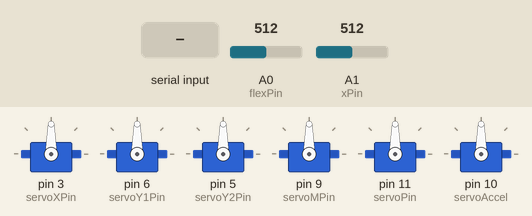
Simulated run of this sketch. Board: Arduino Uno, built with avr-gcc and run on an emulated ATmega328P. Parts: 6 × servo. The inputs (shaded band) are chosen by the test bench; at power-on: A0 (flexPin) = 512, A1 (xPin) = 512.

Above: at 1.2 s.
1.3 s: "90,45,200\n" received over Serial
At 4.12 s:
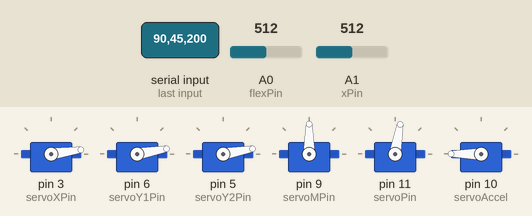
4.3 s: "30,150,10\n" received over Serial
At 4.8 s:
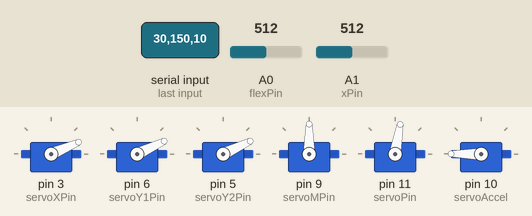
7.3 s: "5\n" received over Serial
At 10.1 s:
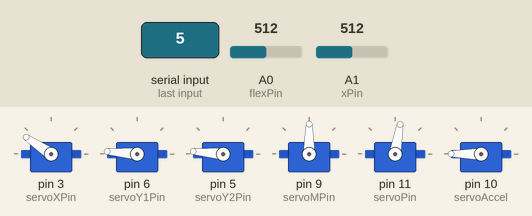
10.3 s: "90,45\n" received over Serial
At 10.78 s:
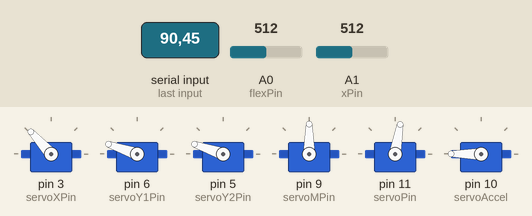
13.3 s: "30,150\n" received over Serial
16.3 s: "90\n" received over Serial
At 21.2 s:
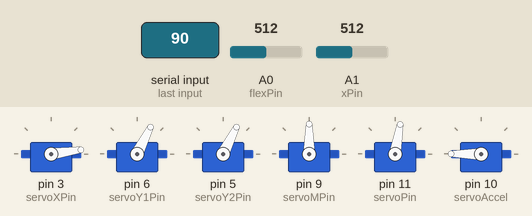
Timing chart, 0 to 21.9 s (numbered marks = the images above; inputs shaded):
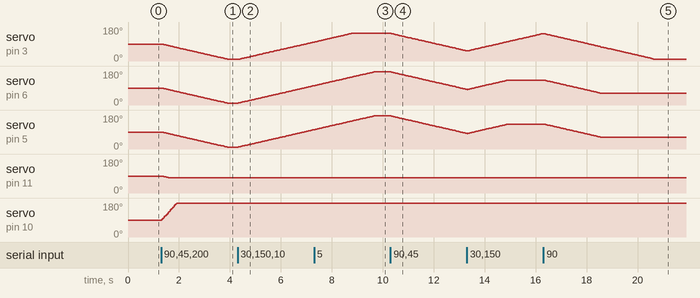

Measured:
- after the input at 1.3 s, servo on pin 3 (servoXPin): moves from 90° to 8° over 2.6 s, starting at once; servo on pin 6 (servoY1Pin): moves from 90° to 10° over 2.6 s, starting at once
- after the input at 4.3 s, servo on pin 3 (servoXPin): moves from 8° to 100° over 2.9 s, starting at once; servo on pin 6 (servoY1Pin), servo on pin 5 (servoY2Pin): moves from 10° to 102° over 2.9 s, starting at once
- after the input at 7.3 s, servo on pin 3 (servoXPin): goes on until 8.8 s, then stays 146°
- after the input at 10.3 s, servo on pin 3 (servoXPin): moves from 146° to 54° over 2.9 s, starting at once; servo on pin 6 (servoY1Pin), servo on pin 5 (servoY2Pin): moves from 175° to 83° over 2.9 s, starting at once
- after the input at 16.3 s, servo on pin 6 (servoY1Pin), servo on pin 5 (servoY2Pin): moves from 132° to 63° over 2.2 s, starting at once

The sketch:

ServosProjectArduino.ino
```cpp
#include <VarSpeedServo.h>  // Include the VarSpeedServo library

// Pins for Servo motors
const int servoXPin = 3;   // Replace with the pin connected to the servo motor for X direction
const int servoY1Pin = 6;  // Replace with the pin connected to the first servo motor for Y direction
const int servoY2Pin = 5;  // Replace with the pin connected to the second servo motor for Y direction
const int servoMPin = 9;
const int flexPin = A0;        // Analog input pin for the flex sensor
const int servoPin = 11;       // Digital pin for the servo control
const int xPin = A1;           // Connect X-axis output of ADXL335 to analog pin A1

// Servo objects
VarSpeedServo servoX;      // Use VarSpeedServo instead of Servo for X direction
VarSpeedServo servoY1;     // Use VarSpeedServo for the first Y direction servo
VarSpeedServo servoY2;     // Use VarSpeedServo for the second Y direction servo
VarSpeedServo servoM;      // Use VarSpeedServo for the motor servo
VarSpeedServo servoFlex;   // Use VarSpeedServo for the flex sensor servo
VarSpeedServo servoAccel;  // Use VarSpeedServo for the accelerometer servo

// Flex sensor parameters
const int flexThreshold = 100; // Adjust this value based on your sensor's calibration

// Variables for storing servo positions
int servoXPosition = 90;  // Initial position for servoX (0 to 180 degrees)
int servoYPosition = 90;  // Initial position for servoY (0 to 180 degrees)
int servoMPosition = 90;  // Initial position for servoM (0 to 180 degrees)
int servoFlexPosition = 90; // Initial position for servoFlex (0 to 180 degrees)
int servoAccelPosition = 90; // Initial position for servoAccel (0 to 180 degrees)

void setup() {
  Serial.begin(9600);
  servoX.attach(servoXPin);
  servoY1.attach(servoY1Pin);
  servoY2.attach(servoY2Pin);
  servoM.attach(servoMPin);
  servoFlex.attach(servoPin);
  servoAccel.attach(10); // Assuming you are using pin 10 for the accelerometer servo

  servoFlex.write(90); // Set the initial position of the flex sensor servo to 90 degrees
  servoAccel.write(90); // Set the initial position of the accelerometer servo to 90 degrees
}

void loop() {
  if (Serial.available() > 0) {
    // Read data from Serial input
    String data = Serial.readStringUntil('\n');
    int commaIndex1 = data.indexOf(',');
    int commaIndex2 = data.indexOf(',', commaIndex1 + 1);
    String x_str = data.substring(0, commaIndex1);
    String y_str = data.substring(commaIndex1 + 1, commaIndex2);
    String z_str = data.substring(commaIndex2 + 1);

    // Convert data to float values
    float x = x_str.toFloat();
    float y = y_str.toFloat();
    float z = z_str.toFloat();

    // Map the x and y values to the servo angles (0 to 180 degrees)
    int servoXAngle = map(x, -10, 10, 60, 175);
    int servoYAngle = map(y, -5, 5, 55, 175);

    // Move the servos for X and Y directions to the target angles with variable speed (adjust the speed values as needed)
    servoX.slowmove(servoXAngle, 20);   // 10 is the speed (lower value means slower movement)
    servoY1.slowmove(servoYAngle, 20);  // 10 is the speed (lower value means slower movement)
    servoY2.slowmove(servoYAngle, 20);  // 10 is the speed (lower value means slower movement)

    // Map the flex sensor values to the servo range (0-180 degrees)
    int flexValue = analogRead(flexPin);
    int servoFlexAngle = map(flexValue, flexThreshold, 1023, 0, 180);
    servoFlex.slowmove(servoFlexAngle, 20); // Adjust the speed for the flex sensor servo (higher value means faster movement)

    // Read accelerometer value
    int xValue = analogRead(xPin);

    // Map the accelerometer value to servo position (adjust the mapping according to your needs)
    // Here, we are using a different mapping to accommodate the orientation and sensitivity of the accelerometer
    int servoAccelAngle = map(xValue, 265, 402, 0, 180);

    // Move the accelerometer servo to the new position with variable speed
    servoAccel.slowmove(servoAccelAngle, 100); // The second argument is the speed (0 to 255)
  }
}
```
